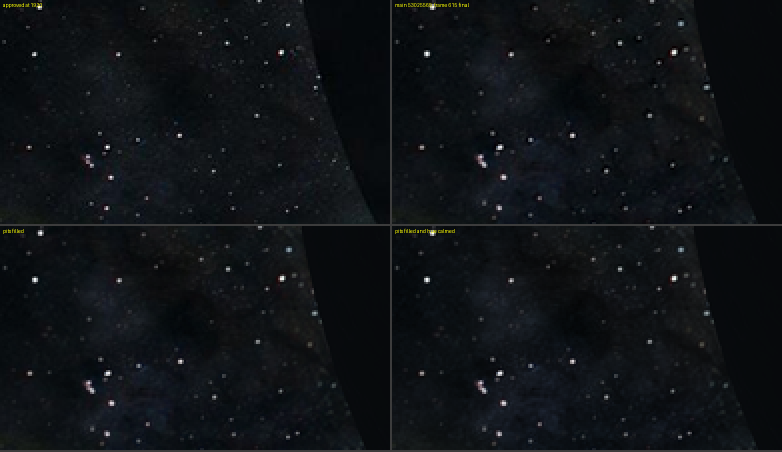
#> input picture assets-src/flightsky/mercury-615-pits.png, 1564 x 904 px, given in place of close-deck.webp, which was not available (shown at 1/2 size)
$ python fine.py out.png   (older library calls are emulated)
#> lines starting #> are read from the running program, lines starting #| are printed output that depends on the picture; after the words box and inside, x2 and y2 are one past the last pixel; in counts of white or black regions, pixels touching at a corner belong together
import json
import os
import sys

import cv2
import numpy as np
from PIL import Image

Image.MAX_IMAGE_PIXELS = None
OUT = sys.argv[1] if len(sys.argv) > 1 else 'public/assets/neptune'
WORK = 'out/work/nep/eye/'
os.makedirs(WORK, exist_ok=True)
W, H = 2816, 1584
SEED = 4860
TENSOR = (1.5, 10.0, 30.0)
OCTAVES = ((22, 1.4, 0.5), (16, 3.0, 0.5), (10, 6.0, 0.45))
SKEW = 0.45
KEEP = 9.0
STORM = (1490, 722)
PIT = (10.0, 0.2, 14.0)
WALL = (70.0, 30.0, 0.45)
FIELD = (40.0, 110.0, 6.0)
EYE_GAIN = 0.11
RIBBON_BOX = (1960, 660, 2816, 1230)
RIBBON = (100, 0.12, 0.3, 6.0)
RIBBON_GAIN = 0.05
SOFT = 3.5
BORDER = 24
UNIT = 127.0 / 255.0


def step(x, lo, hi):
    t = np.clip((x - lo) / (hi - lo), 0, 1)
    return t * t * (3 - 2 * t)


def blur(x, sigma):
    return cv2.GaussianBlur(x, (0, 0), sigma)


def lic(noise, vx, vy, steps):
    gx, gy = np.meshgrid(np.arange(W, dtype=np.float32), np.arange(H, dtype=np.float32))
    acc = noise.copy()
    total = 1.0
    for sign in (1.0, -1.0):
        px, py = gx.copy(), gy.copy()
        lastx, lasty = vx, vy
        for k in range(steps):
            sx = cv2.remap(vx, px, py, cv2.INTER_LINEAR, borderMode=cv2.BORDER_REFLECT)
            sy = cv2.remap(vy, px, py, cv2.INTER_LINEAR, borderMode=cv2.BORDER_REFLECT)
            flip = np.where(sx * lastx + sy * lasty < 0, -1.0, 1.0).astype(np.float32)
            sx, sy = sx * flip, sy * flip
            lastx, lasty = sx, sy
            px = np.clip(px + sign * sx, 0, W - 1).astype(np.float32)
            py = np.clip(py + sign * sy, 0, H - 1).astype(np.float32)
            w = 0.5 + 0.5 * np.cos(np.pi * (k + 1) / (steps + 1))
            acc += w * cv2.remap(noise, px, py, cv2.INTER_LINEAR, borderMode=cv2.BORDER_REFLECT)
            total += w
    return acc / total


def box(b):
    m = np.zeros((H, W), np.float32)
    m[b[1]:b[3], b[0]:b[2]] = 1
    return blur(m, 30.0)


def main():
    deck = np.asarray(Image.open('public/assets/neptune/full/close-deck.webp').convert('RGB').resize((W, H), Image.LANCZOS)).astype(np.float32) / 255
    lum = deck @ np.array([0.2126, 0.7152, 0.0722], np.float32)
    g = blur(lum, TENSOR[0])
    ix = cv2.Sobel(g, cv2.CV_32F, 1, 0, ksize=3)
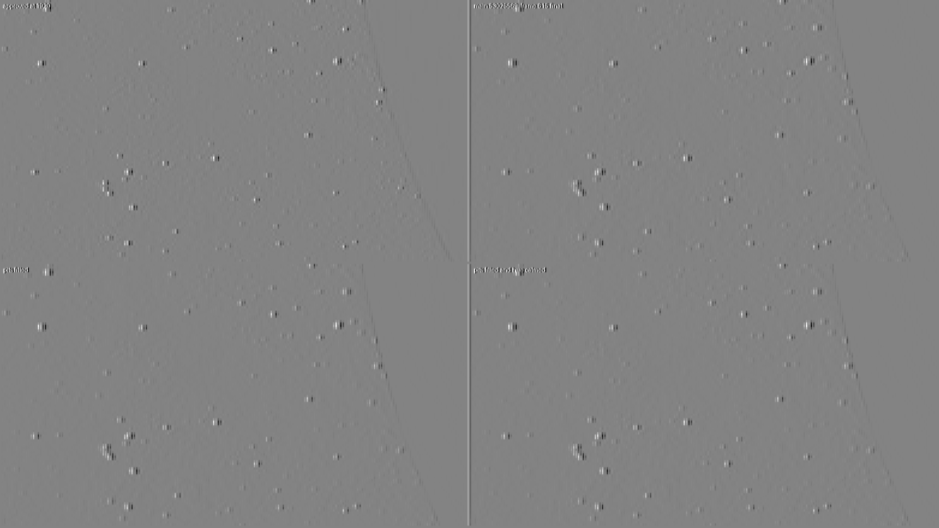
#> ix: shape (1584, 2816) float32 (shown at 1/3 size); min -1.38, max 1.31, mean -5.67e-05; drawn with min black and max white
    iy = cv2.Sobel(g, cv2.CV_32F, 0, 1, ksize=3)
    jxx, jxy, jyy = blur(ix * ix, TENSOR[1]), blur(ix * iy, TENSOR[1]), blur(iy * iy, TENSOR[1])
    c2, s2 = jyy - jxx, -2 * jxy
    c2, s2 = blur(c2, TENSOR[2]), blur(s2, TENSOR[2])
#> in blur (call 6), `return cv2.GaussianBlur(x, (0, 0), sigma)`:
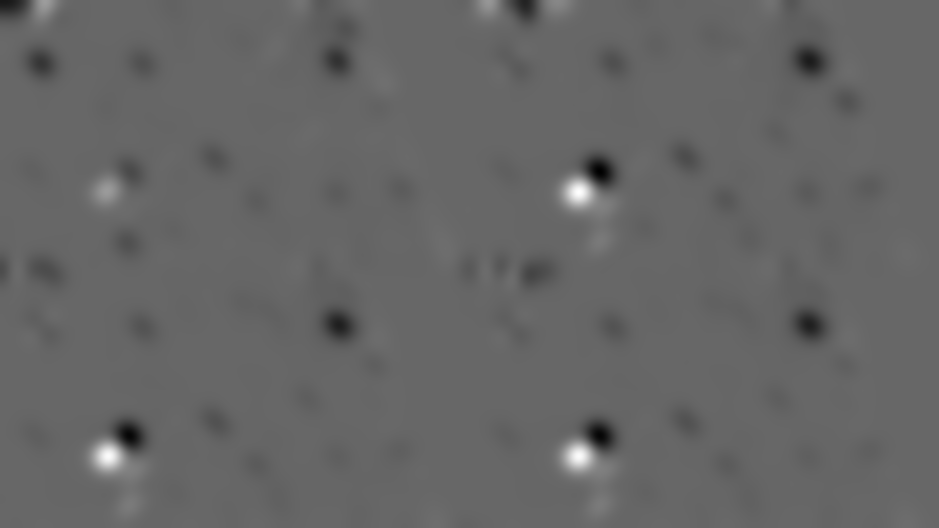
#> returned value: shape (1584, 2816) float32 (shown at 1/3 size); min -0.00515, max 0.00758, mean -5.64e-05; drawn with min black and max white
    mag = np.hypot(c2, s2) + 1e-12
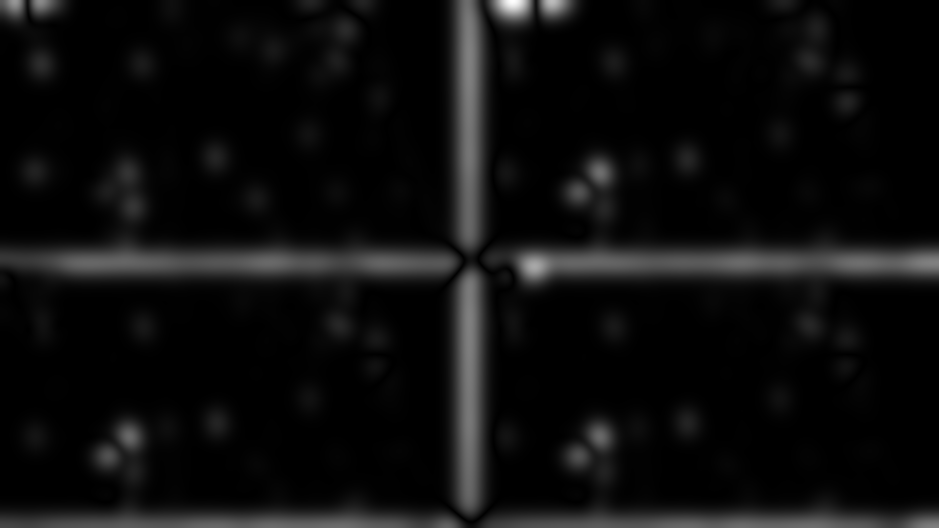
#> mag: shape (1584, 2816) float32 (shown at 1/3 size); min 6.02e-08, max 0.0235, mean 0.00127; drawn with min black and max white
    c2, s2 = c2 / mag, s2 / mag
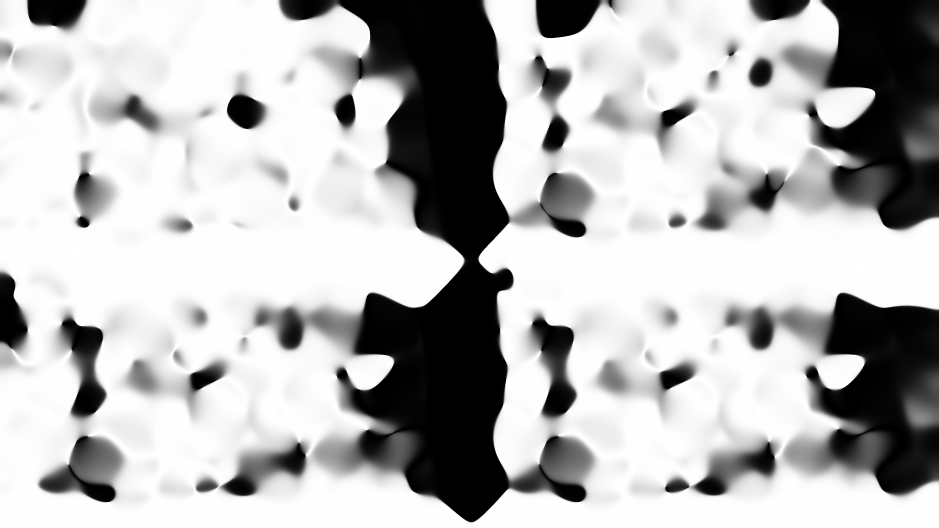
#> c2: shape (1584, 2816) float32 (shown at 1/3 size); min -1, max 1, mean 0.432; drawn with min black and max white
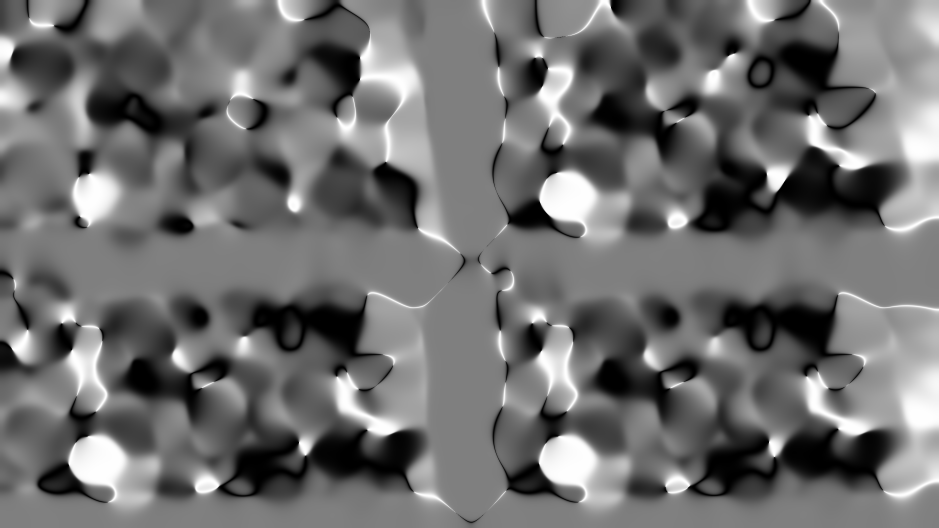
#> s2: shape (1584, 2816) float32 (shown at 1/3 size); min -1, max 1, mean -0.124; drawn with min black and max white

    dark = (blur(lum, PIT[0]) < PIT[1]).astype(np.uint8)
#> in blur (call 7), `return cv2.GaussianBlur(x, (0, 0), sigma)`:
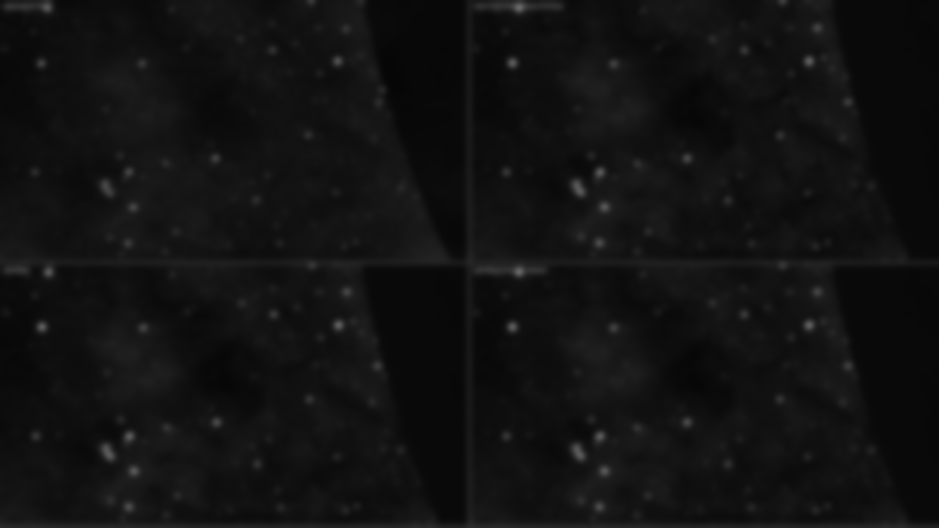
#> returned value: shape (1584, 2816) float32 (shown at 1/3 size); min 0.024, max 0.411, mean 0.0712
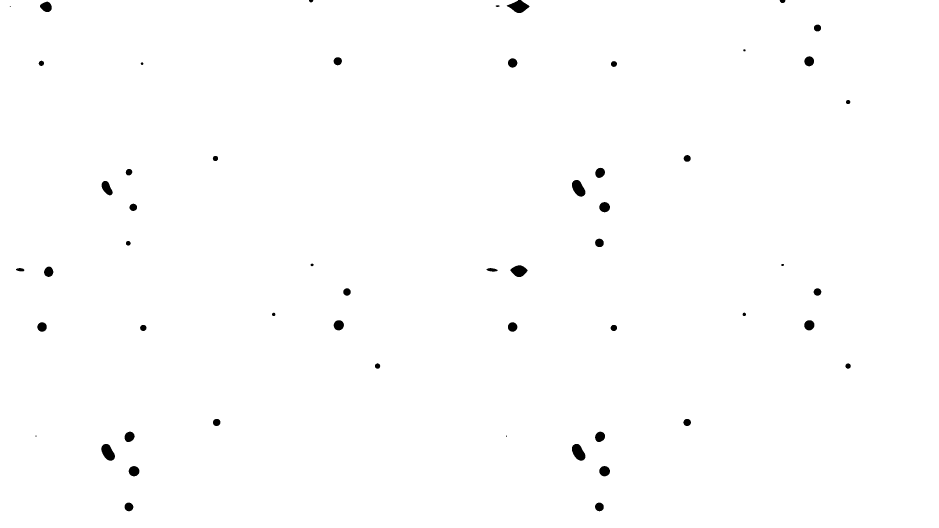
#> dark: shape (1584, 2816) (shown at 1/3 size); values 0 (black) and 1 (white), 99.4% white; 55 black regions (3 under 20 px), largest, box (x1, y1, x2, y2) and area: (1520, 0, 1589, 39) 1513, (304, 1332, 345, 1382) 1391, (1716, 1332, 1756, 1382) 1385
    count, labels = cv2.connectedComponents(dark)
#> count = 2
    hole = (labels == labels[STORM[1], STORM[0]]).astype(np.uint8)
    hole = cv2.morphologyEx(hole, cv2.MORPH_CLOSE, cv2.getStructuringElement(cv2.MORPH_ELLIPSE, (41, 41)))
#> hole: shape (1584, 2816); every value is 1
    signed = cv2.distanceTransform(hole, cv2.DIST_L2, 5) - cv2.distanceTransform(1 - hole, cv2.DIST_L2, 5)
#> signed: shape (1584, 2816) float32; every value is 3.4e+38
    signed = blur(signed.astype(np.float32), PIT[2])
#> in blur (call 8), `return cv2.GaussianBlur(x, (0, 0), sigma)`: returned value: shape (1584, 2816) float32; every value is NaN or infinite
    nx = cv2.Sobel(signed, cv2.CV_32F, 1, 0, ksize=5)
#> nx: shape (1584, 2816) float32; every value is NaN or infinite
    ny = cv2.Sobel(signed, cv2.CV_32F, 0, 1, ksize=5)
    rim = np.arctan2(nx, -ny) + np.radians(FIELD[2])
    near = 1 - step(-signed, FIELD[0], FIELD[1])
#> in step, `t = np.clip((x - lo) / (hi - lo), 0, 1)`: t: shape (1584, 2816) float32; every value is 0
#> near: shape (1584, 2816) float32; every value is 1
    c2 = near * np.cos(2 * rim) + (1 - near) * c2
    s2 = near * np.sin(2 * rim) + (1 - near) * s2
    c2, s2 = blur(c2, 8.0), blur(s2, 8.0)
    ang = 0.5 * np.arctan2(s2, c2)
    print('pit: %d px (%.4f of the frame), box x %d to %d, y %d to %d' % (hole.sum(), hole.mean(), np.where(hole.any(0))[0][0], np.where(hole.any(0))[0][-1], np.where(hole.any(1))[0][0], np.where(hole.any(1))[0][-1]))
#| pit: 4460544 px (1.0000 of the frame), box x 0 to 2815, y 0 to 1583
    vx, vy = np.cos(ang).astype(np.float32), np.sin(ang).astype(np.float32)
    np.save(WORK + 'angle.npy', ang)

    rng = np.random.default_rng(SEED)
    detail = np.zeros((H, W), np.float32)
    for steps, cell, weight in OCTAVES:
        n = rng.random((int(H / cell) + 2, int(W / cell) + 2)).astype(np.float32)
        n = cv2.resize(n, (W, H), interpolation=cv2.INTER_CUBIC)
        part = lic(n - n.mean(), vx, vy, steps)
        part -= blur(part, KEEP)
        detail += weight * part / part.std()
    detail /= detail.std()
    detail = np.exp(SKEW * detail)
    detail = (detail - detail.mean()) / detail.std()
    detail -= blur(detail, KEEP)

    pit = step(signed, -WALL[1], 0.0)
    wall = 1 - step(signed, 0.0, WALL[0])
    eye = pit * (WALL[2] + (1 - WALL[2]) * wall)

    k = cv2.getStructuringElement(cv2.MORPH_ELLIPSE, (RIBBON[0], RIBBON[0]))
    closed = blur(cv2.morphologyEx(blur(lum, 2.0), cv2.MORPH_CLOSE, k), 8.0)
    dark = np.clip(1 - blur(lum, 1.2) / np.maximum(closed, 1e-3), 0, 1)
    region = box(RIBBON_BOX)
    body = (blur(dark, RIBBON[3]) * region > RIBBON[2]).astype(np.uint8)
    count, labels, stats, _ = cv2.connectedComponentsWithStats(body)
    largest = 1 + int(np.argmax(stats[1:, cv2.CC_STAT_AREA]))
    gate = blur(cv2.dilate((labels == largest).astype(np.uint8), cv2.getStructuringElement(cv2.MORPH_ELLIPSE, (41, 41))).astype(np.float32), 6.0)
    print('ribbon body: %d px, box x %d to %d, y %d to %d' % (stats[largest, cv2.CC_STAT_AREA], stats[largest, 0], stats[largest, 0] + stats[largest, 2], stats[largest, 1], stats[largest, 1] + stats[largest, 3]))
    shadow = dark * step(blur(dark, RIBBON[3]), RIBBON[1], RIBBON[2]) * gate
    ratio = 1 - shadow
    soft = blur(ratio, SOFT) / ratio
    ribbon = step(blur(shadow, 3.0), 0.15, 0.4)

    edge = np.minimum(np.minimum(np.arange(W)[None, :], W - 1 - np.arange(W)[None, :]), np.minimum(np.arange(H)[:, None], H - 1 - np.arange(H)[:, None]))
    inside = step(edge.astype(np.float32), 2, BORDER)
    fine = 1 + (EYE_GAIN * eye + RIBBON_GAIN * ribbon) * detail * inside
    soft = 1 + (soft - 1) * inside
    print('eye mask share %.4f mean weight in it %.2f; ribbon share %.4f' % ((eye > 0.05).mean(), eye[eye > 0.05].mean(), (ribbon > 0.5).mean()))
    print('fine factor in the eye: p1 %.3f p50 %.3f p99 %.3f; soft factor min %.3f max %.3f' % (np.percentile(fine[eye > 0.3], 1), np.percentile(fine[eye > 0.3], 50), np.percentile(fine[eye > 0.3], 99), soft.min(), soft.max()))
    np.save(WORK + 'fine.npy', fine)
    np.save(WORK + 'soft.npy', soft)
    np.save(WORK + 'eye.npy', eye)
    np.save(WORK + 'ribbon.npy', ribbon)
    img = np.stack([np.clip(fine * UNIT, 0, 1), np.clip(soft * UNIT, 0, 1), np.full((H, W), UNIT, np.float32)], -1)
    for name, size in (('full', (W, H)), ('web', (W // 2, H // 2))):
        im = Image.fromarray((img * 255 + 0.5).astype(np.uint8), 'RGB')
        if size != (W, H):
            im = im.resize(size, Image.LANCZOS)
        path = os.path.join(OUT, name, 'close-fine.webp')
        im.save(path, lossless=True, method=6)
        print(path, size, os.path.getsize(path))


#> (the run stopped early here; a loop or call above may not have finished)
